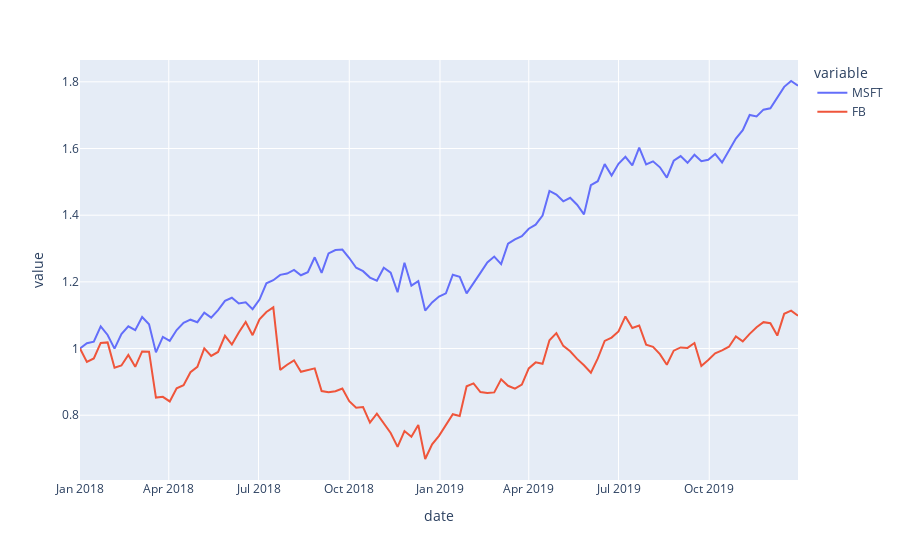

The notebook cell this image was saved under:
### Code cell
df1 = px.data.stocks()
fig = px.line(df1, x='date', y=["MSFT",'FB'])
fig.show()
